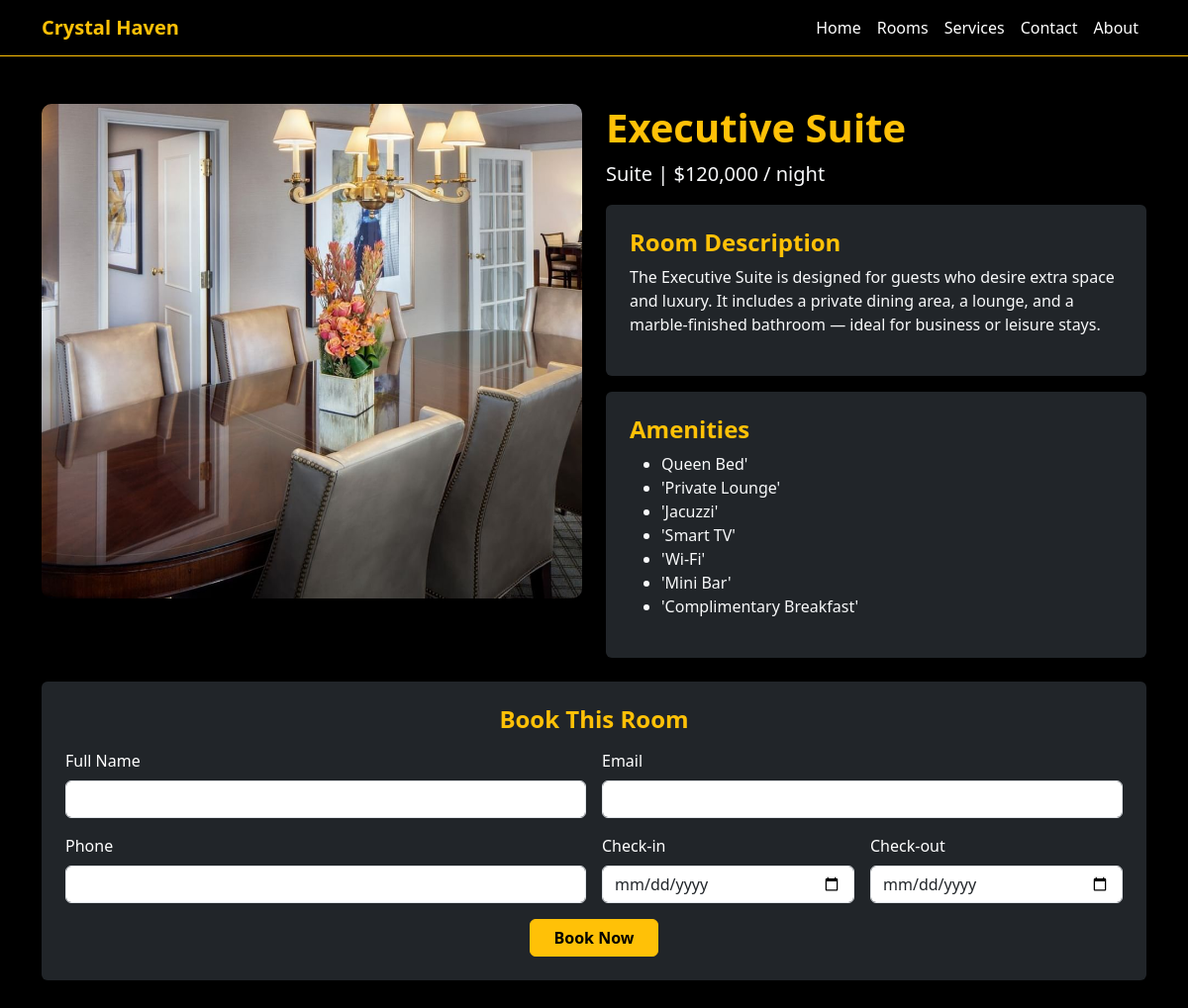
The page /room.php?id=2 on the database its author committed.
### tables this page shows
CREATE TABLE IF NOT EXISTS `room_images` (
  `id` int NOT NULL AUTO_INCREMENT,
  `room_id` int NOT NULL,
  `image_path` varchar(255) NOT NULL,
  PRIMARY KEY (`id`),
  KEY `room_id` (`room_id`)
);

CREATE TABLE IF NOT EXISTS `rooms` (
  `id` int NOT NULL AUTO_INCREMENT,
  `room_name` varchar(500) NOT NULL,
  `room_type` varchar(100) NOT NULL,
  `description` varchar(5000) NOT NULL,
  `room_amenities` varchar(200) NOT NULL,
  `price_per_night` mediumtext NOT NULL,
  `featured_image` varchar(100) NOT NULL,
  `availabity_status` varchar(100) NOT NULL,
  `room_images` text,
  PRIMARY KEY (`id`)
);

### room.php (the view, shortened to what this page needs)
<?php
require "config/db-connect.php";
$id = isset($_GET['id']) ? $_GET['id'] : null;
if ($id) {
  $stmt = $pdo->prepare("SELECT * FROM rooms WHERE id = ?");
  $stmt->execute([$id]);
  $room = $stmt->fetch(PDO::FETCH_ASSOC);
  $stmtImages = $pdo->prepare("SELECT image_path FROM room_images WHERE room_id = ?");
  $stmtImages->execute([$id]);
  $roomImages = $stmtImages->fetchAll(PDO::FETCH_ASSOC);
}
?>
<!DOCTYPE html>
<html lang="en">
<head>
<link rel="stylesheet" href="assets/bootstrap/css/bootstrap.min.css">
</head>
<body class="bg-black text-white">
<nav class="navbar navbar-expand-lg navbar-dark bg-black border-bottom border-warning">
  <div class="container">
    <a class="navbar-brand text-warning fw-bold" href="index.php">Crystal Haven</a>
    <div class="collapse navbar-collapse" id="navbarNav">
      <ul class="navbar-nav ms-auto">
        <li class="nav-item"><a class="nav-link text-white" href="index.php">Home</a></li>
        <li class="nav-item"><a class="nav-link text-white" href="rooms.php">Rooms</a></li>
        <li class="nav-item"><a class="nav-link text-white" href="services.php">Services</a></li>
        <li class="nav-item"><a class="nav-link text-white" href="contact.php">Contact</a></li>
        <li class="nav-item"><a class="nav-link text-white" href="about.php">About</a></li>
      </ul>
    </div>
  </div>
</nav>
<div class="container py-5">
<?php if (!empty($room)) { ?>
  <div class="row mb-4">
    <div class="col-md-6 mb-4">
      <div class="slideshow-container">
        <?php
        $first = true;
        foreach ($roomImages as $index => $img) {
            $activeClass = $first ? "active" : "";
            echo '<img src="' . $img['image_path'] . '" class="slide-image ' . $activeClass . '" alt="' . $room['room_name'] . '">';
            $first = false;
        }
        ?>
      </div>
    </div>
    <div class="col-md-6">
      <h1 class="text-warning fw-bold"><?php echo $room['room_name']; ?></h1>
      <p class="lead text-light"><?php echo $room['room_type']; ?> | <?php echo $room['price_per_night']; ?> / night</p>
      <div class="bg-dark p-4 rounded shadow mb-3">
        <h4 class="text-warning fw-bold mb-2">Room Description</h4>
        <p class="text-light"><?php echo $room['description']; ?></p>
      </div>
      <div class="bg-dark p-4 rounded shadow">
        <h4 class="text-warning fw-bold mb-2">Amenities</h4>
        <ul class="text-light">
        <?php
        $amenities = explode(",", $room['room_amenities']);
        foreach ($amenities as $item) {
            echo "<li>" . trim($item) . "</li>";
        }
        ?>
        </ul>
      </div>
    </div>
  </div>
  <div class="bg-dark p-4 rounded shadow">
    <h4 class="text-warning fw-bold mb-3 text-center">Book This Room</h4>
    <form action="https://formspree.io/f/xovpzkqw" method="POST">
      <div class="row g-3">
        <div class="col-md-6">
          <label class="form-label">Full Name</label>
          <input type="text" name="fullname" class="form-control" required>
        </div>
        <div class="col-md-6">
          <label class="form-label">Email</label>
          <input type="email" name="email" class="form-control" required>
        </div>
        <div class="col-md-6">
          <label class="form-label">Phone</label>
          <input type="text" name="phone" class="form-control" required>
        </div>
        <div class="col-md-3">
          <label class="form-label">Check-in</label>
          <input type="date" name="checkin" class="form-control" required>
        </div>
        <div class="col-md-3">
          <label class="form-label">Check-out</label>
          <input type="date" name="checkout" class="form-control" required>
        </div>
        <div class="col-12 text-center mt-3">
          <button type="submit" class="btn btn-warning fw-bold px-4">Book Now</button>
        </div>
      </div>
    </form>
  </div>
<?php } else { ?>
  <div class="alert alert-danger text-center mt-5">Room not found.</div>
<?php } ?>
</div>
</body>
</html>

### room.php (style rules this page uses)
.slideshow-container { position: relative; width: 100%; height: 500px; border-radius: 10px; overflow: hidden; margin-bottom: 20px; }
.slide-image { width: 100%; height: 100%; object-fit: cover; position: absolute; top: 0; left: 0; opacity: 0; transition: opacity 1s; }
.slide-image.active { opacity: 1; }

### rows shown on the page
room_images: image_path (picture)
rooms: room_name "Executive Suite", room_type "Suite", price_per_night "$120,000", description "The Executive Suite is designed for guests who desire extra space and luxury. It includes a private dining area, a lounge, and a marble-finished bathroom — ideal for business or leisure stays.", room_amenities "Queen Bed'", room_amenities "'Private Lounge'", room_amenities "'Jacuzzi'", room_amenities "'Smart TV'", room_amenities "'Wi-Fi'", room_amenities "'Mini Bar'", room_amenities "'Complimentary Breakfast'"
